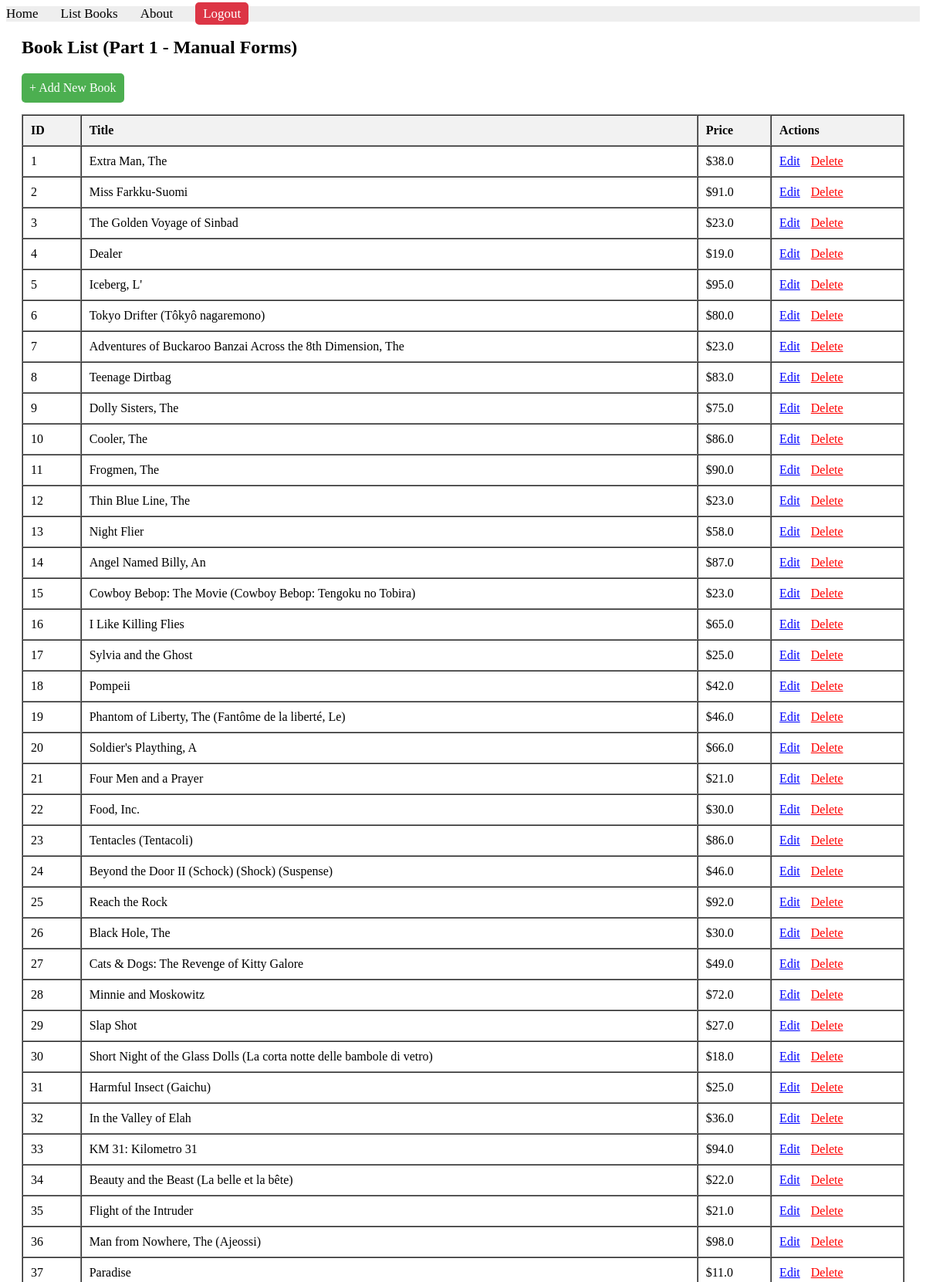
The page /books/lab9_part2/listbooks (upper part) on the database its author committed.
### apps/bookmodule/models.py (models this page shows, shortened)
class Book(models.Model):
    title = models.CharField(max_length= 100)
    price = models.FloatField(default=0.0)
    quantity = models.IntegerField(default=1)
    pubdate = models.DateTimeField()
    rating = models.SmallIntegerField(default = 1)
    publisher = models.ForeignKey(Publisher, null=True, on_delete=models.SET_NULL)
    authors = models.ManyToManyField(Author)

### apps/bookmodule/views.py (the view)
# urls.py: path('lab9_part2/listbooks', views.listbooks2, name='lab9_part2.listbooks'),
def listbooks2(request):
    books = Book.objects.all()
    return render(request, 'bookmodule/listbooks2.html', {'books': books})

### apps/templates/bookmodule/listbooks2.html (shortened to what this page needs)
{% extends "layouts/base.html" %}
{% block content %}
<div style="margin: 20px;">
    <h2>Book List (Part 1 - Manual Forms)</h2>
    <a href="/books/lab9_part2/addbook" style="display: inline-block; margin-bottom: 15px; padding: 10px; background-color: #4CAF50; color: white; text-decoration: none; border-radius: 5px;">+ Add New Book</a>
    <table border="1" cellpadding="10" cellspacing="0" style="width: 100%; text-align: left;">
        <thead>
            <tr style="background-color: #f2f2f2;">
                <th>ID</th>
                <th>Title</th>
                <th>Price</th>
                <th>Actions</th>
            </tr>
        </thead>
        <tbody>
            {% for book in books %}
            <tr>
                <td>{{ book.id }}</td>
                <td>{{ book.title }}</td>
                <td>${{ book.price }}</td>
                <td>
                    <a href="/books/lab9_part2/editbook/{{ book.id }}" style="color: blue; margin-right: 10px;">Edit</a>
                    <a href="/books/lab9_part2/deletebook/{{ book.id }}" style="color: red;">Delete</a>
                </td>
            </tr>
            {% empty %}
            <tr>
                <td colspan="4" style="text-align: center;">No books found in the database.</td>
            </tr>
            {% endfor %}
        </tbody>
    </table>
</div>
{% endblock %}

### rows shown on the page
Book: id "1", title "Extra Man, The", price "38.0"
Book: id "2", title "Miss Farkku-Suomi", price "91.0"
Book: id "3", title "The Golden Voyage of Sinbad", price "23.0"
Book: id "4", title "Dealer", price "19.0"
Book: id "5", title "Iceberg, L'", price "95.0"
Book: id "6", title "Tokyo Drifter (Tôkyô nagaremono)", price "80.0"
Book: id "7", title "Adventures of Buckaroo Banzai Across the 8th Dimension, The", price "23.0"
Book: id "8", title "Teenage Dirtbag", price "83.0"
Book: id "9", title "Dolly Sisters, The", price "75.0"
Book: id "10", title "Cooler, The", price "86.0"
Book: id "11", title "Frogmen, The", price "90.0"
Book: id "12", title "Thin Blue Line, The", price "23.0"
Book: id "13", title "Night Flier", price "58.0"
Book: id "14", title "Angel Named Billy, An", price "87.0"
Book: id "15", title "Cowboy Bebop: The Movie (Cowboy Bebop: Tengoku no Tobira)", price "23.0"
Book: id "16", title "I Like Killing Flies", price "65.0"
Book: id "17", title "Sylvia and the Ghost", price "25.0"
Book: id "18", title "Pompeii", price "42.0"
Book: id "19", title "Phantom of Liberty, The (Fantôme de la liberté, Le)", price "46.0"
Book: id "20", title "Soldier's Plaything, A", price "66.0"
Book: id "21", title "Four Men and a Prayer", price "21.0"
Book: id "22", title "Food, Inc.", price "30.0"
Book: id "23", title "Tentacles (Tentacoli)", price "86.0"
Book: id "24", title "Beyond the Door II (Schock) (Shock) (Suspense)", price "46.0"
Book: id "25", title "Reach the Rock", price "92.0"
Book: id "26", title "Black Hole, The", price "30.0"
Book: id "27", title "Cats & Dogs: The Revenge of Kitty Galore", price "49.0"
Book: id "28", title "Minnie and Moskowitz", price "72.0"
Book: id "29", title "Slap Shot", price "27.0"
Book: id "30", title "Short Night of the Glass Dolls (La corta notte delle bambole di vetro)", price "18.0"
Book: id "31", title "Harmful Insect (Gaichu)", price "25.0"
Book: id "32", title "In the Valley of Elah", price "36.0"
Book: id "33", title "KM 31: Kilometro 31", price "94.0"
Book: id "34", title "Beauty and the Beast (La belle et la bête)", price "22.0"
Book: id "35", title "Flight of the Intruder", price "21.0"
Book: id "36", title "Man from Nowhere, The (Ajeossi)", price "98.0"
Book: id "37", title "Paradise", price "11.0"
